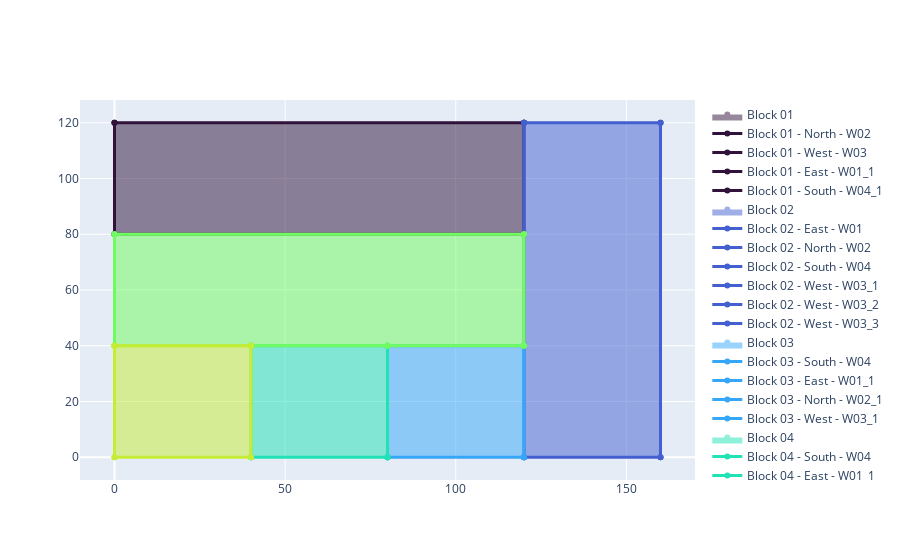

The code cell stored with this chart in its notebook:
### Code cell
ezcase.case.geometry.plot_zones()

### Figure 1 — Plotly figure (JSON) as saved in the notebook; plotly's stock layout.template omitted (floating-point values rounded to 4 significant figures)
{"data": [{"fill": "toself", "fillcolor": "rgb(48, 18, 59)", "line": {"width": 0}, "marker": {"color": "rgb(48, 18, 59)"}, "name": "Block 01", "opacity": 0.5, "type": "scatter", "x": [0, 120, 120, 0, 0], "y": [120, 120, 80, 80, 120]}, {"line": {"color": "rgb(48, 18, 59)", "width": 3}, "marker": {"color": "rgb(48, 18, 59)"}, "mode": "markers+lines", "name": "Block 01 - North - W02", "type": "scatter", "x": [120, 0], "y": [120, 120]}, {"line": {"color": "rgb(48, 18, 59)", "width": 3}, "marker": {"color": "rgb(48, 18, 59)"}, "mode": "markers+lines", "name": "Block 01 - West - W03", "type": "scatter", "x": [0, 0], "y": [120, 80]}, {"line": {"color": "rgb(48, 18, 59)", "width": 3}, "marker": {"color": "rgb(48, 18, 59)"}, "mode": "markers+lines", "name": "Block 01 - East - W01_1", "type": "scatter", "x": [120, 120], "y": [80, 120]}, {"line": {"color": "rgb(48, 18, 59)", "width": 3}, "marker": {"color": "rgb(48, 18, 59)"}, "mode": "markers+lines", "name": "Block 01 - South - W04_1", "type": "scatter", "x": [0, 120], "y": [80, 80]}, {"fill": "toself", "fillcolor": "rgb(68, 96, 208)", "line": {"width": 0}, "marker": {"color": "rgb(68, 96, 208)"}, "name": "Block 02", "opacity": 0.5, "type": "scatter", "x": [160, 160, 120, 120, 120, 120, 160], "y": [120, 0, 0, 40, 80, 120, 120]}, {"line": {"color": "rgb(68, 96, 208)", "width": 3}, "marker": {"color": "rgb(68, 96, 208)"}, "mode": "markers+lines", "name": "Block 02 - East - W01", "type": "scatter", "x": [160, 160], "y": [0, 120]}, {"line": {"color": "rgb(68, 96, 208)", "width": 3}, "marker": {"color": "rgb(68, 96, 208)"}, "mode": "markers+lines", "name": "Block 02 - North - W02", "type": "scatter", "x": [160, 120], "y": [120, 120]}, {"line": {"color": "rgb(68, 96, 208)", "width": 3}, "marker": {"color": "rgb(68, 96, 208)"}, "mode": "markers+lines", "name": "Block 02 - South - W04", "type": "scatter", "x": [120, 160], "y": [0, 0]}, {"line": {"color": "rgb(68, 96, 208)", "width": 3}, "marker": {"color": "rgb(68, 96, 208)"}, "mode": "markers+lines", "name": "Block 02 - West - W03_1", "type": "scatter", "x": [120, 120], "y": [120, 80]}, {"line": {"color": "rgb(68, 96, 208)", "width": 3}, "marker": {"color": "rgb(68, 96, 208)"}, "mode": "markers+lines", "name": "Block 02 - West - W03_2", "type": "scatter", "x": [120, 120], "y": [80, 40]}, {"line": {"color": "rgb(68, 96, 208)", "width": 3}, "marker": {"color": "rgb(68, 96, 208)"}, "mode": "markers+lines", "name": "Block 02 - West - W03_3", "type": "scatter", "x": [120, 120], "y": [40, 0]}, {"fill": "toself", "fillcolor": "rgb(54, 167, 248)", "line": {"width": 0}, "marker": {"color": "rgb(54, 167, 248)"}, "name": "Block 03", "opacity": 0.5, "type": "scatter", "x": [120, 80, 80, 120, 120], "y": [0, 0, 40, 40, 0]}, {"line": {"color": "rgb(54, 167, 248)", "width": 3}, "marker": {"color": "rgb(54, 167, 248)"}, "mode": "markers+lines", "name": "Block 03 - South - W04", "type": "scatter", "x": [80, 120], "y": [0, 0]}, {"line": {"color": "rgb(54, 167, 248)", "width": 3}, "marker": {"color": "rgb(54, 167, 248)"}, "mode": "markers+lines", "name": "Block 03 - East - W01_1", "type": "scatter", "x": [120, 120], "y": [0, 40]}, {"line": {"color": "rgb(54, 167, 248)", "width": 3}, "marker": {"color": "rgb(54, 167, 248)"}, "mode": "markers+lines", "name": "Block 03 - North - W02_1", "type": "scatter", "x": [120, 80], "y": [40, 40]}, {"line": {"color": "rgb(54, 167, 248)", "width": 3}, "marker": {"color": "rgb(54, 167, 248)"}, "mode": "markers+lines", "name": "Block 03 - West - W03_1", "type": "scatter", "x": [80, 80], "y": [40, 0]}, {"fill": "toself", "fillcolor": "rgb(33, 226, 181)", "line": {"width": 0}, "marker": {"color": "rgb(33, 226, 181)"}, "name": "Block 04", "opacity": 0.5, "type": "scatter", "x": [80, 40, 40, 80, 80], "y": [0, 0, 40, 40, 0]}, {"line": {"color": "rgb(33, 226, 181)", "width": 3}, "marker": {"color": "rgb(33, 226, 181)"}, "mode": "markers+lines", "name": "Block 04 - South - W04", "type": "scatter", "x": [40, 80], "y": [0, 0]}, {"line": {"color": "rgb(33, 226, 181)", "width": 3}, "marker": {"color": "rgb(33, 226, 181)"}, "mode": "markers+lines", "name": "Block 04 - East - W01_1", "type": "scatter", "x": [80, 80], "y": [0, 40]}, {"line": {"color": "rgb(33, 226, 181)", "width": 3}, "marker": {"color": "rgb(33, 226, 181)"}, "mode": "markers+lines", "name": "Block 04 - North - W02_1", "type": "scatter", "x": [80, 40], "y": [40, 40]}, {"line": {"color": "rgb(33, 226, 181)", "width": 3}, "marker": {"color": "rgb(33, 226, 181)"}, "mode": "markers+lines", "name": "Block 04 - West - W03_1", "type": "scatter", "x": [40, 40], "y": [40, 0]}, {"fill": "toself", "fillcolor": "rgb(112, 252, 97)", "line": {"width": 0}, "marker": {"color": "rgb(112, 252, 97)"}, "name": "Block 05", "opacity": 0.5, "type": "scatter", "x": [0, 0, 120, 120, 80, 40, 0], "y": [40, 80, 80, 40, 40, 40, 40]}, {"line": {"color": "rgb(112, 252, 97)", "width": 3}, "marker": {"color": "rgb(112, 252, 97)"}, "mode": "markers+lines", "name": "Block 05 - West - W03", "type": "scatter", "x": [0, 0], "y": [80, 40]}, {"line": {"color": "rgb(112, 252, 97)", "width": 3}, "marker": {"color": "rgb(112, 252, 97)"}, "mode": "markers+lines", "name": "Block 05 - North - W02_1", "type": "scatter", "x": [120, 0], "y": [80, 80]}, {"line": {"color": "rgb(112, 252, 97)", "width": 3}, "marker": {"color": "rgb(112, 252, 97)"}, "mode": "markers+lines", "name": "Block 05 - East - W01_1", "type": "scatter", "x": [120, 120], "y": [40, 80]}, {"line": {"color": "rgb(112, 252, 97)", "width": 3}, "marker": {"color": "rgb(112, 252, 97)"}, "mode": "markers+lines", "name": "Block 05 - South - W04_1", "type": "scatter", "x": [80, 120], "y": [40, 40]}, {"line": {"color": "rgb(112, 252, 97)", "width": 3}, "marker": {"color": "rgb(112, 252, 97)"}, "mode": "markers+lines", "name": "Block 05 - South - W04_2", "type": "scatter", "x": [40, 80], "y": [40, 40]}, {"line": {"color": "rgb(112, 252, 97)", "width": 3}, "marker": {"color": "rgb(112, 252, 97)"}, "mode": "markers+lines", "name": "Block 05 - South - W04_3", "type": "scatter", "x": [0, 40], "y": [40, 40]}, {"fill": "toself", "fillcolor": "rgb(199, 236, 54)", "line": {"width": 0}, "marker": {"color": "rgb(199, 236, 54)"}, "name": "Block 06", "opacity": 0.5, "type": "scatter", "x": [0, 0, 40, 40, 0], "y": [0, 40, 40, 0, 0]}, {"line": {"color": "rgb(199, 236, 54)", "width": 3}, "marker": {"color": "rgb(199, 236, 54)"}, "mode": "markers+lines", "name": "Block 06 - West - W03", "type": "scatter", "x": [0, 0], "y": [40, 0]}, {"line": {"color": "rgb(199, 236, 54)", "width": 3}, "marker": {"color": "rgb(199, 236, 54)"}, "mode": "markers+lines", "name": "Block 06 - South - W04", "type": "scatter", "x": [0, 40], "y": [0, 0]}, {"line": {"color": "rgb(199, 236, 54)", "width": 3}, "marker": {"color": "rgb(199, 236, 54)"}, "mode": "markers+lines", "name": "Block 06 - East - W01_1", "type": "scatter", "x": [40, 40], "y": [0, 40]}, {"line": {"color": "rgb(199, 236, 54)", "width": 3}, "marker": {"color": "rgb(199, 236, 54)"}, "mode": "markers+lines", "name": "Block 06 - North - W02_1", "type": "scatter", "x": [40, 0], "y": [40, 40]}], "layout": {}}
